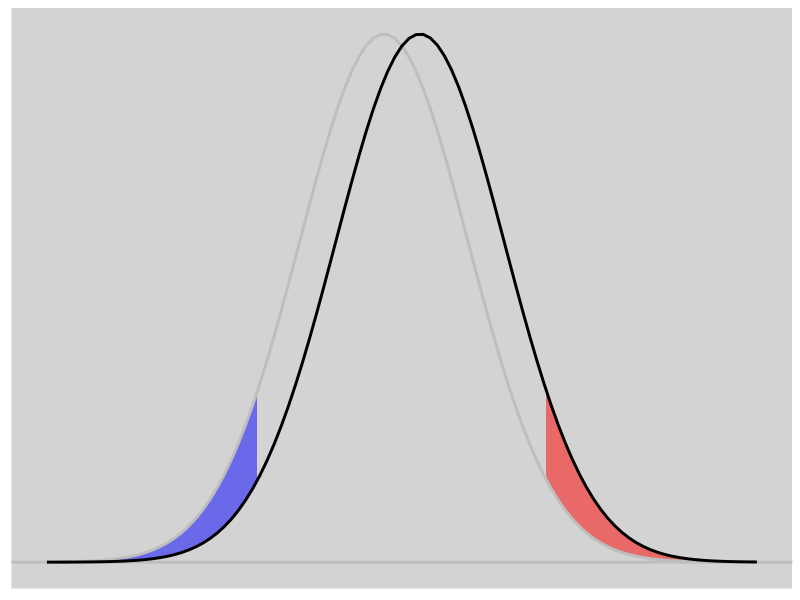

Source code (R):
library(ggplot2)
library(ggthemes)

# https://stackoverflow.com/questions/75502312/in-ggplot-how-to-fill-area-between-two-normal-curves/

graf_normal <- function(Xmedia1, Xdt1, Xmedia2, Xdt2, n=100) {
  
  Xmin1 <- Xmedia1-4*Xdt1
  Xmax1 <- Xmedia1+4*Xdt1
  
  Xmin2 <- Xmedia2-4*Xdt2
  Xmax2 <- Xmedia2+4*Xdt2
  
  Ymax1 <- max(dnorm(Xmedia1, Xmedia1, Xdt1))
  Ymax2 <- max(dnorm(Xmedia2, Xmedia2, Xdt2))
  
  Xmin <- min(Xmin1, Xmin2)
  Xmax <- max(Xmax1, Xmax2)
  
  poly1 <- data.frame(xs = seq(Xmedia2+1.5*Xdt2, Xmax2, length.out = n)) |>
    transform(
      y1 = dnorm(xs, Xmedia1, Xdt1),
      y2 = dnorm(xs, Xmedia2, Xdt2)
    ) |>
    with(data.frame(X = c(xs, rev(xs)), Y = c(y1, rev(y2))))
  
  poly2 <- data.frame(xs = seq(Xmin1, Xmedia1-1.5*Xdt1, length.out = n)) |>
    transform(
      y1 = dnorm(xs, Xmedia1, Xdt1),
      y2 = dnorm(xs, Xmedia2, Xdt2)
    ) |>
    with(data.frame(X = c(xs, rev(xs)), Y = c(y1, rev(y2))))
  
  ggplot(data.frame(X = c(Xmin, Xmax)), aes(x = X)) +
    geom_hline(yintercept = 0, colour = "grey", linewidth = 1) +
    geom_polygon(aes(X, Y), data = poly1,
                 fill = "red", alpha = 0.5) +
    geom_polygon(aes(X, Y), data = poly2,
                 fill = "blue", alpha = 0.5) +
    stat_function(fun = dnorm, 
                  args = c(Xmedia1, Xdt1), 
                  linewidth = 1, 
                  colour = "grey") +
    stat_function(fun = dnorm, 
                  args = c(Xmedia2, Xdt2), 
                  linewidth = 1, 
                  colour = "black") +
    geom_segment(aes(x = Xmedia1, y = 0, xend = Xmedia1, yend = Ymax1), 
                 linetype = "dashed", 
                 linewidth = 0, 
                 colour = "grey") +
    geom_segment(aes(x = Xmedia2, y = 0, xend = Xmedia2, yend = Ymax2), 
                 linetype = "dashed", 
                 linewidth = 0, 
                 colour = "black") +

  theme(
    line = element_blank(),
    axis.line.y = element_blank(),
    axis.text.x = element_blank(),
    axis.text.y = element_blank(),
    axis.ticks = element_blank(),
    axis.title.x = element_blank(),
    axis.title.y = element_blank(),
    legend.position = "none",
    panel.grid = element_blank(),
    panel.background = element_rect(fill = "lightgray", colour = NA),
  ) +
    xlim(c(Xmin, Xmax)) 
}

g1 <- graf_normal(250, 7, 253, 7)

g1

